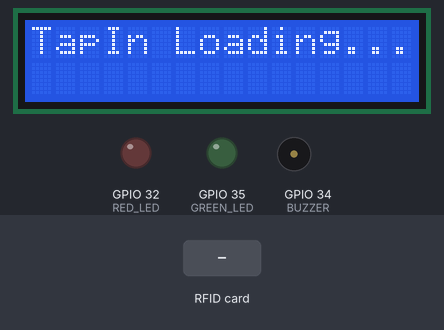
Simulated run of this sketch. Board: ESP32. On the bench: 16×2 character LCD, output pins drawn as LEDs (lit = HIGH), buzzer (waves = sounding, pin HIGH). The inputs (shaded band) are chosen by the test bench. What the sketch prints to the serial monitor is not drawn.

Above: at 2.1 s.
At 4.8 s:
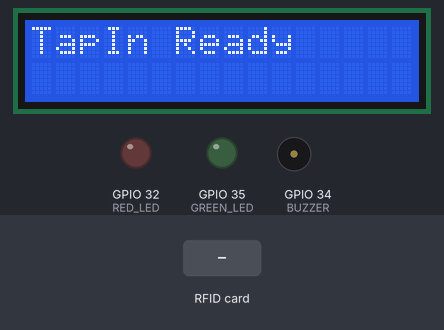
4.9 s: RFID card 5E 7A 19 C4 held to the reader
At 5.11 s:
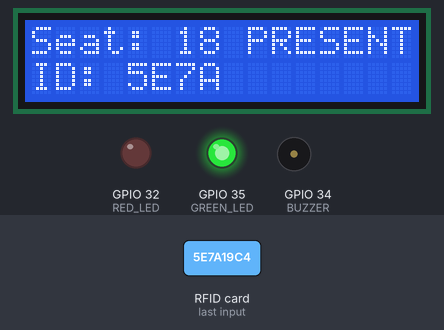
At 6.0 s:
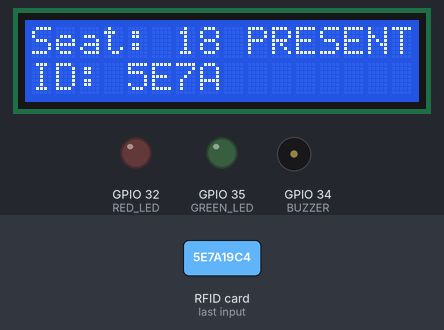
Timing chart, 0 to 7.9 s (numbered marks = the images above; inputs shaded):
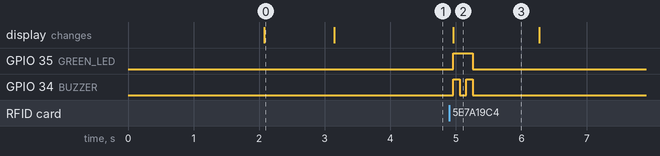

The sketch:

TapIn_Without_Supabase__WORKING_l.ino
```cpp
// ============================================
// TapIn - Smart Classroom Attendance System
// RFID + LCD (Minimal - BLE/WiFi in v2)
// ============================================

#include <SPI.h>
#include <MFRC522.h>
#include <Wire.h>
#include <LiquidCrystal_I2C.h>

// ===== PIN DEFINITIONS =====
#define SS_PIN 5
#define RST_PIN 0
#define GREEN_LED 35
#define RED_LED 32
#define BUZZER 34
#define SDA_PIN 21
#define SCL_PIN 22

// ===== CONFIGURATION =====
unsigned long sessionStartTime = 0;
const unsigned long ATTENDANCE_WINDOW_START = 0;      // 0 sec after session start
const unsigned long ATTENDANCE_WINDOW_LATE = 300;     // 5 min for "Late" cutoff
const unsigned long ATTENDANCE_WINDOW_CLOSE = 600;    // 10 min absolute cutoff

// ===== HARDWARE OBJECTS =====
MFRC522 rfid(SS_PIN, RST_PIN);
MFRC522::MIFARE_Key key;
LiquidCrystal_I2C lcd(0x27, 16, 2);  // Adjust address if needed (0x3F alternative)
byte nuidPICC[4];

void setup() {
  Serial.begin(115200);
  delay(2000);

  // ===== INITIALIZE GPIO =====
  pinMode(GREEN_LED, OUTPUT);
  pinMode(RED_LED, OUTPUT);
  pinMode(BUZZER, OUTPUT);

  // ===== INITIALIZE LCD =====
  Wire.begin(SDA_PIN, SCL_PIN);
  lcd.init();
  lcd.backlight();
  lcd.setCursor(0, 0);
  lcd.print("TapIn Loading...");
  delay(1000);

  // ===== INITIALIZE RFID =====
  SPI.begin();
  rfid.PCD_Init();
  for (byte i = 0; i < 6; i++) {
    key.keyByte[i] = 0xFF;
  }

  // ===== SESSION START =====
  sessionStartTime = millis() / 1000;

  lcd.clear();
  lcd.setCursor(0, 0);
  lcd.print("TapIn Ready");
  Serial.println("TapIn Ready - Waiting for cards...");
  delay(500);
}

// ===== HELPER FUNCTIONS =====

void rejectCard(String reason) {
  lcd.clear();
  lcd.setCursor(0, 0);
  lcd.print("REJECTED");
  lcd.setCursor(0, 1);
  lcd.print(reason);

  Serial.print("REJECT: ");
  Serial.println(reason);

  // Red LED + Buzzer (1 long beep)
  digitalWrite(RED_LED, HIGH);
  digitalWrite(BUZZER, HIGH);
  delay(500);
  digitalWrite(BUZZER, LOW);
  digitalWrite(RED_LED, LOW);

  delay(2000);
  lcd.clear();
  lcd.setCursor(0, 0);
  lcd.print("TapIn Ready");
}

bool scanForBLE() {
  // TODO: BLE verification in Phase 2 (adds too much size)
  // For now, always return true
  // Feature: Scan for student's phone UUID (anti-proxy attendance)
  Serial.println("BLE: Disabled in v1 (Phase 2 feature)");
  return true;
}

void logAttendanceToSupabase(byte* uid, int seat, String status) {
  // TODO: Supabase integration in Phase 2 (adds too much size)
  // For now, just log to Serial
  // Feature: Send attendance to cloud database via REST API

  Serial.println("--- ATTENDANCE LOG ---");
  Serial.print("UID: ");
  for (byte i = 0; i < 4; i++) {
    if (uid[i] < 0x10) Serial.print("0");
    Serial.print(uid[i], HEX);
    Serial.print(" ");
  }
  Serial.println();
  Serial.print("Seat: ");
  Serial.println(seat);
  Serial.print("Status: ");
  Serial.println(status);
  Serial.println("(Send to Supabase in Phase 2)");
}

void loop() {
  if (!rfid.PICC_IsNewCardPresent())
    return;

  if (!rfid.PICC_ReadCardSerial())
    return;

  Serial.println(">>> Card Detected!");

  // ===== CARD TYPE VALIDATION =====
  MFRC522::PICC_Type piccType = rfid.PICC_GetType(rfid.uid.sak);
  if (piccType != MFRC522::PICC_TYPE_MIFARE_MINI &&
      piccType != MFRC522::PICC_TYPE_MIFARE_1K &&
      piccType != MFRC522::PICC_TYPE_MIFARE_4K) {

    rejectCard("Bad Card");
    rfid.PICC_HaltA();
    rfid.PCD_StopCrypto1();
    return;
  }

  // ===== DUPLICATE CARD CHECK =====
  if (rfid.uid.uidByte[0] == nuidPICC[0] &&
      rfid.uid.uidByte[1] == nuidPICC[1] &&
      rfid.uid.uidByte[2] == nuidPICC[2] &&
      rfid.uid.uidByte[3] == nuidPICC[3]) {

    Serial.println("Duplicate tap (ignoring)");
    rfid.PICC_HaltA();
    rfid.PCD_StopCrypto1();
    delay(500);
    return;
  }

  // Store card UID
  for (byte i = 0; i < 4; i++) {
    nuidPICC[i] = rfid.uid.uidByte[i];
  }

  // ===== PRINT UID TO SERIAL =====
  Serial.print("UID: ");
  for (byte i = 0; i < rfid.uid.size; i++) {
    if (rfid.uid.uidByte[i] < 0x10) Serial.print("0");
    Serial.print(rfid.uid.uidByte[i], HEX);
    Serial.print(" ");
  }
  Serial.println();

  // ===== BLE PROXIMITY VERIFICATION =====
  bool bleVerified = scanForBLE();

  if (!bleVerified) {
    rejectCard("Phone Not Found");
    rfid.PICC_HaltA();
    rfid.PCD_StopCrypto1();
    return;
  }

  // ===== CALCULATE SEAT ASSIGNMENT =====
  int seat = ((rfid.uid.uidByte[0] + rfid.uid.uidByte[1] +
               rfid.uid.uidByte[2] + rfid.uid.uidByte[3]) % 30) + 1;

  // ===== DETERMINE ATTENDANCE STATUS =====
  unsigned long elapsedTime = (millis() / 1000) - sessionStartTime;
  String status = "ABSENT";

  if (elapsedTime <= ATTENDANCE_WINDOW_LATE) {
    status = "PRESENT";
  } else if (elapsedTime <= ATTENDANCE_WINDOW_CLOSE) {
    status = "LATE";
  } else {
    status = "ABSENT (Closed)";
  }

  // ===== DISPLAY SUCCESS ON LCD =====
  lcd.clear();
  lcd.setCursor(0, 0);
  lcd.print("Seat: ");
  lcd.print(seat);
  lcd.print(" ");
  lcd.print(status);
  lcd.setCursor(0, 1);
  lcd.print("ID: ");
  for (byte i = 0; i < 2; i++) {
    if (rfid.uid.uidByte[i] < 0x10) lcd.print("0");
    lcd.print(rfid.uid.uidByte[i], HEX);
  }

  // ===== SERIAL OUTPUT =====
  Serial.print("Seat: ");
  Serial.println(seat);
  Serial.print("Status: ");
  Serial.println(status);

  // ===== SEND TO SUPABASE =====
  logAttendanceToSupabase(rfid.uid.uidByte, seat, status);

  // ===== SUCCESS FEEDBACK (Green LED + Buzzer) =====
  digitalWrite(GREEN_LED, HIGH);
  digitalWrite(BUZZER, HIGH);
  delay(100);
  digitalWrite(BUZZER, LOW);
  delay(100);
  digitalWrite(BUZZER, HIGH);
  delay(100);
  digitalWrite(BUZZER, LOW);
  digitalWrite(GREEN_LED, LOW);

  rfid.PICC_HaltA();
  rfid.PCD_StopCrypto1();
  delay(1000);

  // Return to ready state
  lcd.clear();
  lcd.setCursor(0, 0);
  lcd.print("TapIn Ready");
}
```

Measured:
- after the input at 4.9 s, GPIO 35 (GREEN_LED): LOW → HIGH after 0.06 s, → LOW 0.30 s later; GPIO 34 (BUZZER): alternates HIGH for 0.10 s and LOW for 0.10 s, 4 changes in all, then stays LOW, starting after 0.06 s; the display: changes after 0.06 s (image 2)
- what the display in image 0 shows lasts 1.0 s, from 2.1 s to 3.1 s
- what the display in image 2 shows lasts 1.3 s, from 5.0 s to 6.3 s
